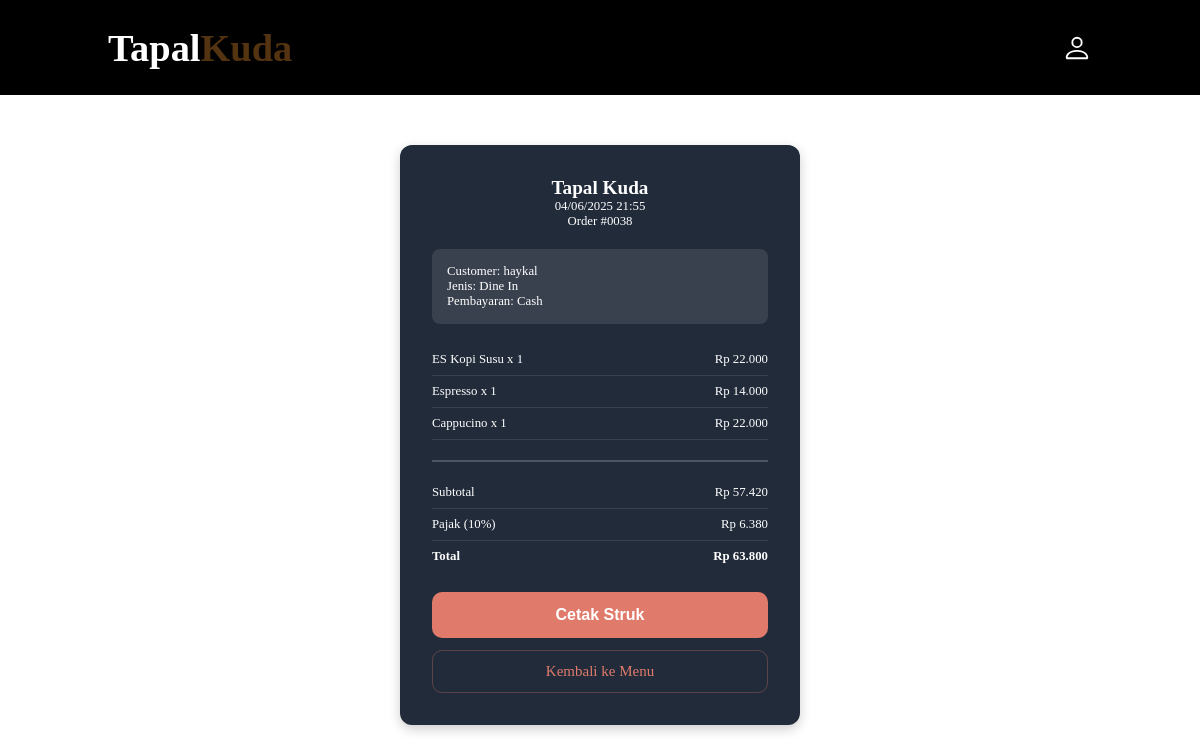
Page /WEBPRO/pages/menu/struk.php?id=38 on the committed database.
### tables this page shows
CREATE TABLE `detail_pembayaran` (
  `id` int(11) NOT NULL,
  `order_id` int(11) NOT NULL,
  `menu_id` int(11) NOT NULL,
  `quantity` int(11) NOT NULL,
  `price_per_item` decimal(10,2) NOT NULL,
  `subtotal` decimal(10,2) NOT NULL,
  `item_notes` text DEFAULT NULL
);

CREATE TABLE `menu` (
  `id` int(11) NOT NULL,
  `nama` varchar(100) DEFAULT NULL,
  `url_foto` varchar(255) DEFAULT NULL,
  `type` enum('makanan_berat','minuman','cemilan','kopi') DEFAULT NULL,
  `price` decimal(10,2) DEFAULT NULL,
  `quantity` int(11) NOT NULL,
  `deskripsi` text DEFAULT NULL,
  `status` enum('tersedia','habis') NOT NULL,
  `created_at` timestamp NOT NULL DEFAULT current_timestamp(),
  `updated_at` timestamp NOT NULL DEFAULT current_timestamp() ON UPDATE current_timestamp()
);

### WEBPRO/pages/menu/struk.php (the view, shortened to what this page needs)
<?php
include '../../views/header.php';
include '../../koneksi.php';
$order_id = (int) $_GET['id'];
$sql = "SELECT p.*, dp.menu_id, dp.quantity, dp.price_per_item as price, dp.item_notes as notes,
        dp.subtotal, m.nama as menu_name
        FROM pembayaran p
        JOIN detail_pembayaran dp ON p.id = dp.order_id
        JOIN menu m ON dp.menu_id = m.id
        WHERE p.id = ?";
$stmt = $conn->prepare($sql);
$stmt->bind_param("i", $order_id);
$stmt->execute();
$result = $stmt->get_result();
$items = [];
$order = null;
while ($row = $result->fetch_assoc()) {
    if (!$order) {
        $tax = round($row['total_amount'] * 0.10);
        $subtotal = $row['total_amount'] - $tax;
        $order = [
            'id' => $row['id'],
            'customer_name' => $row['customer_name'],
            'order_type' => $row['order_type'] ?? 'dine_in',
            'payment_method' => $row['payment_method'],
            'subtotal' => $subtotal,
            'tax' => $tax,
            'total' => $row['total_amount'],
            'order_date' => $row['order_date']
        ];
    }
    $items[] = [
        'name' => $row['menu_name'],
        'quantity' => $row['quantity'],
        'price' => $row['price'],
        'notes' => $row['notes']
    ];
}
?>
<!DOCTYPE html>
<html lang="en">
<head>
</head>
<body>
    <div class="struk-container">
        <div class="struk-header">
            <h2>Tapal Kuda</h2>
            <p><?php echo date('d/m/Y H:i', strtotime($order['order_date'])); ?></p>
            <p>Order #<?php echo str_pad($order['id'], 4, '0', STR_PAD_LEFT); ?></p>
        </div>
        <div class="struk-info">
            <div>Customer: <?php echo htmlspecialchars($order['customer_name']); ?></div>
            <div>Jenis: <?php echo $order['order_type'] === 'dine_in' ? 'Dine In' : 'Take Away'; ?></div>
            <div>Pembayaran: <?php echo ucfirst($order['payment_method']); ?></div>
        </div>
        <?php foreach ($items as $item): ?>
            <div class="struk-item">
                <div>
                    <?php echo htmlspecialchars($item['name']); ?> x <?php echo $item['quantity']; ?>
                </div>
                <div>Rp <?php echo number_format($item['price'] * $item['quantity'], 0, ',', '.'); ?></div>
            </div>
        <?php endforeach; ?>
        <div class="struk-totals">
            <div class="struk-item">
                <div>Subtotal</div>
                <div>Rp <?php echo number_format($order['subtotal'], 0, ',', '.'); ?></div>
            </div>
            <div class="struk-item">
                <div>Pajak (10%)</div>
                <div>Rp <?php echo number_format($order['tax'], 0, ',', '.'); ?></div>
            </div>
            <div class="struk-item" style="border-bottom: none;">
                <div><strong>Total</strong></div>
                <div><strong>Rp <?php echo number_format($order['total'], 0, ',', '.'); ?></strong></div>
            </div>
        </div>
        <button onclick="window.print()" class="btn-print no-print">Cetak Struk</button>
        <a href="menu.php" class="btn-kembali no-print">Kembali ke Menu</a>
    </div>
</body>
</html>

### WEBPRO/views/header.php (style rules this page uses)
* { margin: 0; padding: 0; box-sizing: border-box; text-decoration: none; border: none; scroll-behavior: smooth; font-family: 0; }
html { font-size: 80%; overflow-x: hidden; }
:root { --bg-color: #080808; --text-color: white; --main-color: #543310; }

### WEBPRO/pages/menu/struk.php (style rules this page uses)
.struk-container { max-width: 400px; margin: 50px auto; padding: 32px; background: #222b3a; border-radius: 12px; color: #fff; box-shadow: 0 4px 12px rgba(0, 0, 0, 0.2); }
.struk-header { text-align: center; margin-bottom: 20px; }
.struk-item { display: flex; justify-content: space-between; padding: 8px 0; border-bottom: 1px solid rgba(255, 255, 255, 0.1); }
.struk-totals { margin-top: 20px; padding-top: 15px; border-top: 2px solid rgba(255, 255, 255, 0.2); }
.struk-info { margin: 20px 0; padding: 15px; background: rgba(255, 255, 255, 0.1); border-radius: 8px; }
.btn-print { width: 100%; background: #e07b6c; padding: 14px 0; border: none; border-radius: 10px; font-weight: 700; color: #fff; font-size: 16px; margin-top: 20px; cursor: pointer; transition: all 0.3s ease; }
.btn-kembali { width: 100%; margin-top: 12px; padding: 12px 0; border: 1px solid rgba(224, 123, 108, 0.3); border-radius: 10px; background: transparent; color: #e07b6c; font-size: 15px; cursor: pointer; transition: all 0.3s ease; text-decoration: none; text-align: center; display: block; }

### rows in the picture
detail_pembayaran: menu.nama "ES Kopi Susu", quantity "1", $item['price'] * $item['quantity'] "22.000"
detail_pembayaran: menu.nama "Espresso", quantity "1", $item['price'] * $item['quantity'] "14.000"
detail_pembayaran: menu.nama "Cappucino", quantity "1", $item['price'] * $item['quantity'] "22.000"

### other values in the picture
date('d/m/Y H:i', strtotime($order['order_date'])) "04/06/2025 21:55"
str_pad($order['id'], 4, '0', STR_PAD_LEFT) "0038"
$order['customer_name'] "haykal"
$order['payment_method'] "Cash"
$order['subtotal'] "57.420"
$order['tax'] "6.380"
$order['total'] "63.800"
